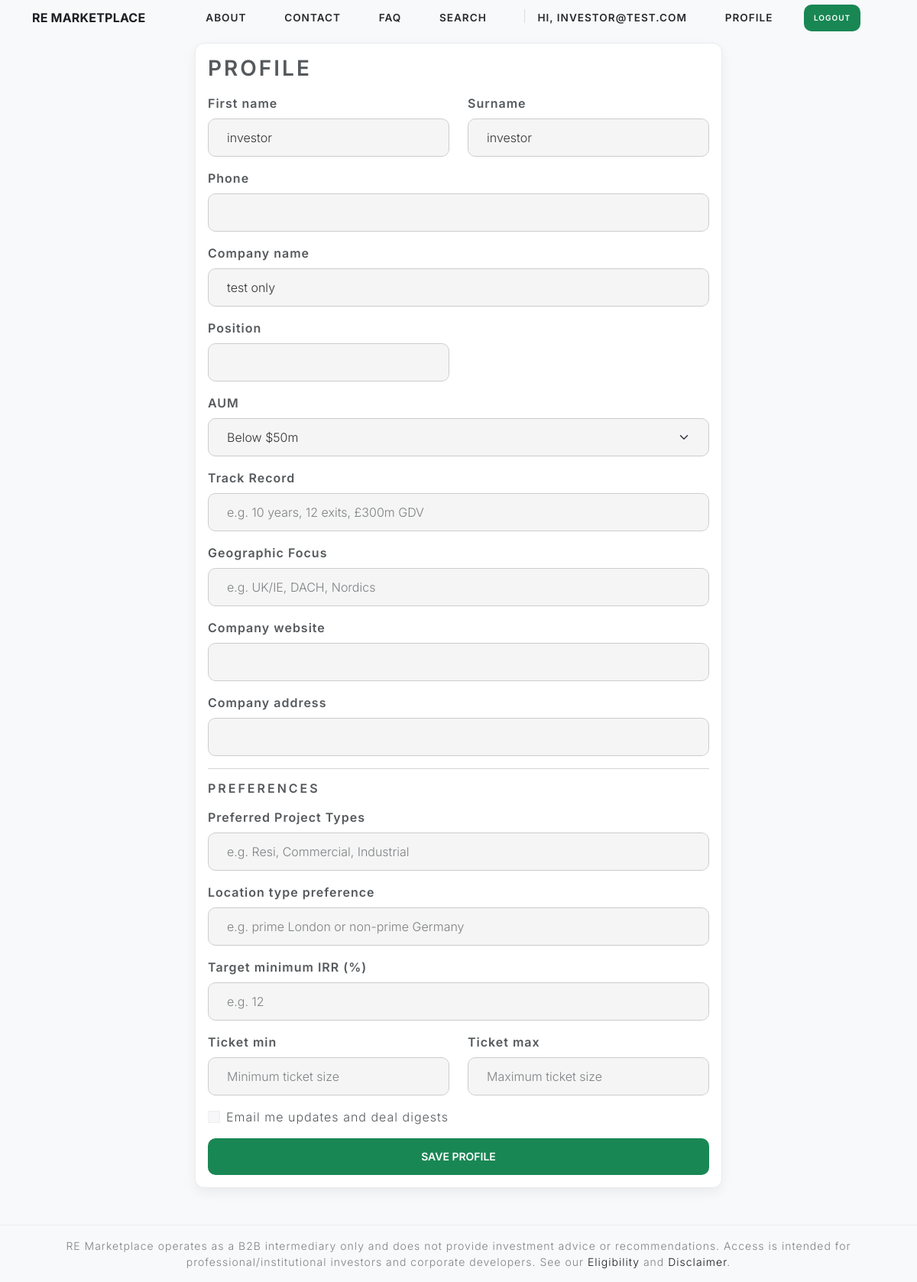
Screenshot of /profile (signed in) with the database file from the repository.
### models.py (models this page shows, shortened)
class User(UserMixin, db.Model):
    id = db.Column(db.Integer, primary_key=True)
    email = db.Column(db.String(150), nullable=False, unique=True)
    password_hash = db.Column(db.String(150), nullable=False)
    role = db.Column(db.String(20), default='developer')
    track_record = db.Column(db.String(200), nullable=True)   # e.g. "10 years / 12 deals"
    geo_focus    = db.Column(db.String(150), nullable=True)   # e.g. "UK, DACH, Nordics"
    company_name = db.Column(db.String(150))
    position_in_company = db.Column(db.String(50))
    company_website = db.Column(db.String(255))
    company_address = db.Column(db.String(300))
    phone = db.Column(db.String(30))
    first_name = db.Column(db.String(100))
    surname = db.Column(db.String(100))
    aum = db.Column(db.String(20))  # values: 'lt50', '50-100', 'gt100'
    is_verified = db.Column(db.Boolean, nullable=False, default=False)
    projects = db.relationship('Project', backref='owner', lazy=True)
    preferences_json = db.Column(db.JSON, nullable=False, default=dict)
    def get_preferences(self) -> dict:
        prefs = getattr(self, "preferences_json", None)
        if not prefs:
            return {}
        if isinstance(prefs, dict):
            return prefs
        try:
            return json.loads(prefs) if prefs else {}
        except Exception:
            return {}
    @hybrid_property
    def preferred_asset_classes(self):
        return self._pref_get("preferred_asset_classes", "")
    @hybrid_property
    def location_type_preference(self):
        return self._pref_get("location_type_preference", "")
    @hybrid_property
    def target_min_irr(self):
        return self._pref_get("target_min_irr", "")
    @hybrid_property
    def email_updates(self):
        return bool(self._pref_get("email_updates", False))
    @hybrid_property
    def ticket_min(self):
        return self._pref_get("ticket_min", "")
    @hybrid_property
    def ticket_max(self):
        return self._pref_get("ticket_max", "")

### app.py (the view, shortened to what this page needs)
@app.route('/profile', methods=['GET', 'POST'])
@login_required
def profile():
    form = ProfileForm()
    if request.method == 'GET':
        form.first_name.data = current_user.first_name
        form.surname.data = current_user.surname
        form.phone.data = current_user.phone
        form.company_name.data = current_user.company_name
        form.position_in_company.data = current_user.position_in_company
        form.company_website.data = current_user.company_website
        form.company_address.data = current_user.company_address
        form.aum.data = current_user.aum
        form.track_record.data = current_user.track_record
        form.geo_focus.data    = current_user.geo_focus
        prefs = current_user.get_preferences()
        form.preferred_asset_classes.data = prefs.get("preferred_asset_classes", "")
        form.location_type_preference.data = prefs.get("location_type_preference", "")
        form.target_min_irr.data = prefs.get("target_min_irr", "")
        form.ticket_min.data = prefs.get("ticket_min", "")
        form.ticket_max.data = prefs.get("ticket_max", "")
        form.email_updates.data = bool(prefs.get("email_updates", False))
    return render_template('profile.html', form=form)

### app.py (called while the page is built)
@login_manager.user_loader
def load_user(user_id):
    return User.query.get(int(user_id))

@app.before_request
def gate_unverified_investors():
    if (current_user.is_authenticated
        and getattr(current_user, "role", "") == "investor"
        and not getattr(current_user, "is_verified", False)):
        allowed_endpoints = {
            'home', 'about', 'contact', 'faq', 'disclaimer', 'eligibility',
            'login', 'logout', 'whoami', 'profile', 'static'
        }
        ep = (request.endpoint or "")
        if ep and (ep in allowed_endpoints or ep.startswith('static')):
            return
        flash("Your investor account is pending verification by an admin.", "warning")
        return redirect(url_for('home'))

### templates/profile.html (shortened to what this page needs)
{% extends "base.html" %}
{% block content %}
<div class="row justify-content-center">
  <div class="col-md-8 col-lg-7">
    <div class="card">
      <div class="card-body profile-card">
        <h2 class="card-title mb-3">Profile</h2>
        <form method="POST" class="profile-form" novalidate>
          <div class="row">
            <div class="col-md-6">
              <div class="mb-3">
                {{ form.first_name.label(class="form-label") }}
                {{ form.first_name(class="form-control") }}
              </div>
            </div>
            <div class="col-md-6">
              <div class="mb-3">
                {{ form.surname.label(class="form-label") }}
                {{ form.surname(class="form-control") }}
              </div>
            </div>
          </div>
          <div class="mb-3">
            {{ form.phone.label(class="form-label") }}
            {{ form.phone(class="form-control") }}
          </div>
          <div class="mb-3">
            {{ form.company_name.label(class="form-label") }}
            {{ form.company_name(class="form-control") }}
          </div>
          <div class="row">
            <div class="col-md-6">
              <div class="mb-3">
                {{ form.position_in_company.label(class="form-label") }}
                {{ form.position_in_company(class="form-control") }}
              </div>
            </div>
            <div class="mb-3" id="aum-field">
              {{ form.aum.label(class="form-label") }}
              {{ form.aum(class="form-select") }}
            </div>
          </div>
        <div class="mb-3">
          {{ form.track_record.label(class="form-label") }}
          {{ form.track_record(class="form-control", placeholder="e.g. 10 years, 12 exits, £300m GDV") }}
        </div>
        <div class="mb-3">
          {{ form.geo_focus.label(class="form-label") }}
          {{ form.geo_focus(class="form-control", placeholder="e.g. UK/IE, DACH, Nordics") }}
        </div>
          <div class="mb-3">
            {{ form.company_website.label(class="form-label") }}
            {{ form.company_website(class="form-control") }}
          </div>
          <div class="mb-3">
            {{ form.company_address.label(class="form-label") }}
            {{ form.company_address(class="form-control") }}
          </div>
    <div id="preferences-section">
          <hr>
          <h5 class="mb-3">Preferences</h5>
          <div class="mb-3" id="prefered-field">
            {{ form.preferred_asset_classes.label(class="form-label") }}
            {{ form.preferred_asset_classes(class="form-control", placeholder="e.g. Resi, Commercial, Industrial") }}
          </div>
          <div class="mb-3" id="type-field">
            {{ form.location_type_preference.label(class="form-label") }}
            {{ form.location_type_preference(class="form-control", placeholder="e.g. prime London or non-prime Germany") }}
          </div>
          <div class="mb-3" id="minirr-field">
            {{ form.target_min_irr.label(class="form-label") }}
            {{ form.target_min_irr(class="form-control", placeholder="e.g. 12") }}
          </div>
          <div class="row">
            <div class="col-md-6">
              <div class="mb-3" id="ticketmin-field">
                {{ form.ticket_min.label(class="form-label") }}
                {{ form.ticket_min(class="form-control", placeholder="Minimum ticket size") }}
              </div>
            </div>
            <div class="col-md-6">
              <div class="mb-3" id="ticketmax-field">
                {{ form.ticket_max.label(class="form-label") }}
                {{ form.ticket_max(class="form-control", placeholder="Maximum ticket size") }}
              </div>
            </div>
          </div>
          <div class="form-check mb-3" id="email-field">
            {{ form.email_updates(class="form-check-input", id="email_updates") }}
            <label class="form-check-label" for="email_updates">
              {{ form.email_updates.label.text }}
            </label>
          </div>
    </div>
          <div class="d-grid">
            {{ form.submit(class="btn btn-primary") }}
          </div>
        </form>
      </div>
    </div>
  </div>
</div>
{% endblock %}

### templates/base.html (shortened to what this page needs)
<!DOCTYPE html>
<html lang="en">
<head>
  <link rel="stylesheet" href="https://cdn.jsdelivr.net/npm/bootswatch@5.3.0/dist/lux/bootstrap.min.css">
  <link href="https://cdn.jsdelivr.net/npm/select2@4.1.0-rc.0/dist/css/select2.min.css" rel="stylesheet">
  <link rel="stylesheet" href="{{ url_for('static', filename='style.css') }}">
  <link rel="stylesheet" href="{{ url_for('static', filename='forms.css') }}">
</head>
<body>
  <nav class="navbar navbar-expand-lg navbar-light fixed-top pg-navbar">
    <div class="container">
      <a class="navbar-brand pg-brand" href="{{ url_for('home') }}">RE Marketplace</a>
      <div class="collapse navbar-collapse" id="pgNav">
        <ul class="navbar-nav ms-auto align-items-lg-center pg-menu">
          <li class="nav-item"><a class="nav-link" href="{{ url_for('about') }}">About</a></li>
          <li class="nav-item"><a class="nav-link" href="{{ url_for('contact') }}">Contact</a></li>
          <li class="nav-item"><a class="nav-link" href="{{ url_for('faq') }}">FAQ</a></li>
          {% if current_user.is_authenticated %}
             <li class="nav-item"><a class="nav-link" href="{{ url_for('search') }}">Search</a></li>
            <li class="nav-item"><span class="nav-link small text-muted">Hi, {{ current_user.email }}</span></li>
            <li class="nav-item"><a class="nav-link" href="{{ url_for('profile') }}">Profile</a></li>
            <li class="nav-item"><a class="btn btn-sm pg-cta" href="{{ url_for('logout') }}">Logout</a></li>
          {% else %}
            <li class="nav-item"><a class="nav-link" href="{{ url_for('login') }}">Log in</a></li>
            <li class="nav-item"><a class="btn btn-sm pg-cta" href="{{ url_for('register') }}">Register</a></li>
          {% endif %}
        </ul>
      </div>
    </div>
  </nav>
  <div class="pg-nav-spacer"></div
  <div class="container my-4">
    {% block content %}{% endblock %}
    <footer class="border-top mt-5 py-3 small text-center text-muted">
      RE Marketplace operates as a B2B intermediary only and does not provide investment advice or recommendations.
      Access is intended for professional/institutional investors and corporate developers.
      See our <a href="{{ url_for('eligibility') }}">Eligibility</a> and <a href="{{ url_for('disclaimer') }}">Disclaimer</a>.
    </footer>
</body>
</html>

### static/style.css (style rules this page uses)
:root { --font-sans: "Inter","Segoe UI","Roboto",system-ui,-apple-system,sans-serif; --brand: #198754; --brand-600: #157347; --text: #212529; --muted: #6c757d; --bg: #f8f9fa; --card-bg: #ffffff; --border: #e9ecef; --radius: 12px; --shadow: 0 6px 16px rgba(0,0,0,0.06); }
html, body { height: 100%; }
body { background-color: var(--bg); color: var(--text); font-family: var(--font-sans); -webkit-font-smoothing: antialiased; -moz-osx-font-smoothing: grayscale; }
a { text-decoration: none; }
.pg-navbar { background: transparent; transition: background-color .25s ease, box-shadow .25s ease, padding .25s ease; padding: .35rem 0; z-index: 1030; }
.pg-nav-spacer { height: 56px; }
.pg-brand { color: #1b1f24 !important; font-size: 1rem; font-weight: 700; letter-spacing: .2px; }
.pg-menu .nav-link { font-size: .85rem; padding: .35rem .55rem !important; color: #1b1f24 !important; opacity: .95; position: relative; transition: color .2s ease, opacity .2s ease; }
.pg-menu .nav-link::after { content: ""; position: absolute; left: .55rem; right: .55rem; bottom: .15rem; height: 2px; background: var(--brand); transform: scaleX(0); transform-origin: left; transition: transform .22s ease; }
.pg-cta { background: var(--brand); color: #fff !important; border-radius: 999px; padding: .35rem .8rem; border: none; transition: transform .08s ease, box-shadow .2s ease, background-color .2s ease; }
.card { background: var(--card-bg); border: 1px solid var(--border); border-radius: var(--radius); box-shadow: var(--shadow); }
.card-title { font-weight: 600; }
.form-label { font-weight: 600; }
.form-control, .form-select { border-radius: 10px; }
.btn { border-radius: 10px; }
.btn-primary, .btn-success { background: var(--brand); border-color: var(--brand); }

### templates/profile.html (style rules this page uses)
.profile-form .form-control, .profile-form .form-select { background-color: #f5f5f5; border: 1px solid #ccc; color: #333; }

### rows the page displays
User: email "INVESTOR@TEST.COM", first_name "investor", surname "investor", company_name "test only", aum "Below $50m"
